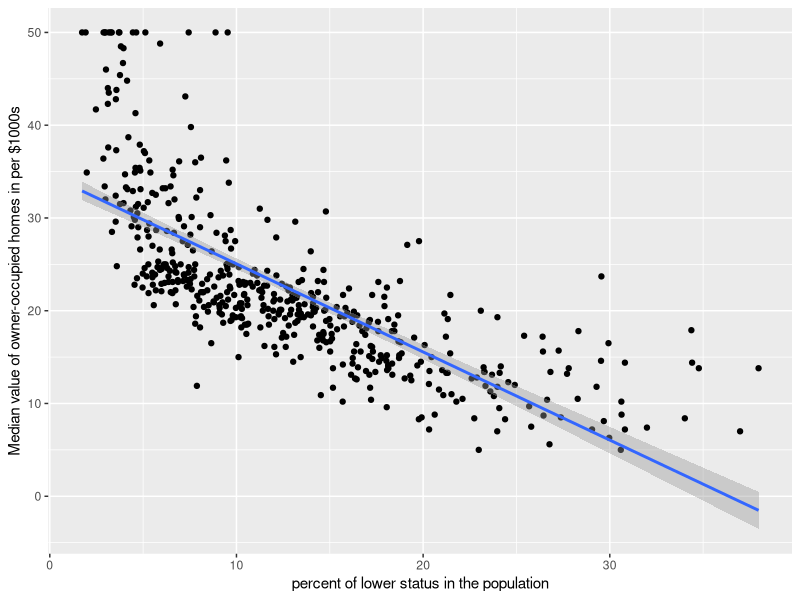
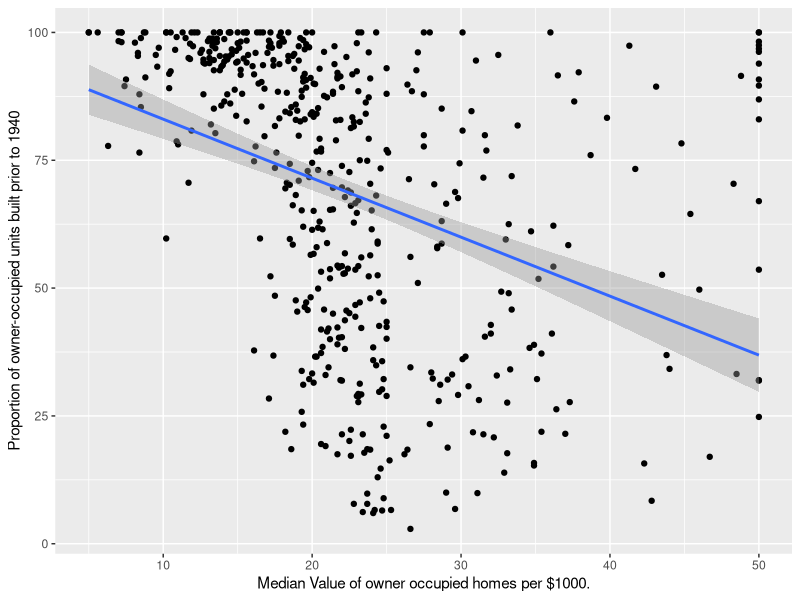

The R script that drew these images, in order:
#retrieving the dataset
library(MASS)


# Looking up the help file to understand more about the variables recorded
?Boston


# Exploring all predictors - qualitative/quantitative
str(Boston)


# Exploring range of the following predictors - crim, age, lstat
range(Boston$crim)

range(Boston$age)

range(Boston$lstat)


install.packages('ggplot2') 
require(ggplot2) 


# Returns the number of rows and columns of the dataset
dim(Boston)


# Sample partitioning and validation
sampleSize <- floor(0.70 * nrow(Boston))
set.seed(123)

train_ind <- sample(seq_len(nrow(Boston)), size = sampleSize)


# partitioning sample indices into the training set and the testing set
train <- Boston[train_ind, ]
test <- Boston[-train_ind, ]
dim(train)


t.test(train$medv,test$medv)
## If the p value of this test is more, it shows that medv is not a statistically significant term


# fitting a linear regression of medv on lstat.
lm.fit <- lm(medv ~ lstat, data = Boston)


#f regression results
summary(lm.fit)


#overlaying a linear regression line on a scatterplot of mdev vs. lstat
qplot(data = Boston, x = lstat, y = medv,
      xlab = "percent of lower status in the population", 
      ylab = "Median value of owner-occupied homes in per $1000s") +
  stat_smooth(method = "lm")


# scatterplot of mdev vs. age
qplot(data = Boston, x = medv, y = age, 
      xlab = "Median Value of owner occupied homes per $1000.", 
      ylab = "Proportion of owner-occupied units built prior to 1940") + 
  stat_smooth(method = "lm")


# fitting a linear regression of medv on lstat and age.
lm.fit.age = lm(medv ~ lstat + age, data = Boston)
summary(lm.fit.age)


# fitting a multiple regression model to predict medv using all of the 13 predictors in Boston Housing Dataset
mult.fit.lm = lm(formula = medv ~., data = Boston)
summary(mult.fit.lm)


# Computing the mean squared errors for the all of the linear models fitted for the Boston Housing data set
lm.fit <- lm(medv ~ lstat, data = Boston)
mse <- with(Boston, mean((medv - predict(lm.fit, Boston))[-train_ind]^2))
mse

lm.fit.age <- lm(medv ~ lstat + age, data = Boston)
lm.fit.age
mse_age <- with(Boston, mean((medv - predict(lm.fit.age, Boston))[-train_ind]^2))
mse_age

mult.fit.lm = lm(formula = medv ~., data = Boston)
mse_lm <- with(Boston, mean((medv - predict(mult.fit.lm, Boston))[-train_ind]^2))
mse_lm